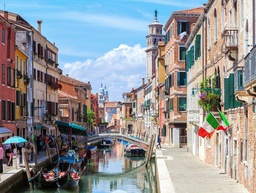
//> input picture sift pokusaj implementacije/build-sift_implementacija-Desktop_Qt_6_2_3_MinGW_64_bit-Debug/venecija.jpg, 256 x 193 px, shrunk from 920 x 695 before the run
$ ./main   (built with g++ and OpenCV 4)
//> lines starting //> are read from the running program, lines starting //| are printed output that depends on the picture
/**********************************************************************************************************\
Ova implementacija je preuzeta sa:
https://github.com/Saleh-I/SIFT/blob/master/SIFT/main.cpp
Postoji više problema sa ovom implementacijom koje sam pokušao riješiti, a glavni je to da se nepravilno
identifikuju tačke od interesa, a za što nisam uspio pronaći adekvatno rješenje. Međutim, ovaj kod ipak
prilažem uz izvještaj, jer može poslužiti kao osnova za neki budući rad na SIFT-u, te doprinijeti njegovom
razumijevanju s obzirom da su sve funkcije potrebne SIFT detektor i SIFT deskriptor implementirane ručno
uz preporuke date u originalnom radu "Distinctive Image Features from Scale-Invariant Keypoints" autora
David Lowe-a.
***********************************************************************************************************/

#include<iostream>
#include<opencv2\opencv.hpp>
#include <opencv2/imgcodecs.hpp>
#include <opencv2/imgproc.hpp>
#include<opencv2\core\core.hpp>
#include<opencv2\highgui.hpp>
#include<opencv2\features2d.hpp>
#include <algorithm>
#include <tuple>

using namespace std;
using namespace cv;

class Sift_feature
{
public:

    Mat generate_base_img(Mat scr) {
        /*
        generate base image
        inputs:
         - source image of size (r, c).
        outputs:
         - blurred image of size (2*r, 2*c).
        */
        GaussianBlur(scr, scr, Size(0, 0), 0.5, 0.5);
        resize(scr, scr, Size(0, 0), 2, 2, INTER_LINEAR);
        return scr;
    }

    //-------------------------------------------------------------------------------

    int compute_Number_Of_Octaves(Size image_shape) {
        /*
        compute number of octaves
        inputs:
        - size of the image.
        outputs:
        - number of octaves (integer number).
        */
        return int(round(log(min(image_shape.height, image_shape.width)) / log(2) - 1));
    }

    //-------------------------------------------------------------------------------

    vector<double> generate_sigmas(double sigma, int num_intervals) {
        /*
        generate sigma values for blurring
        inputs:
        - sigma value.
        - number of intervals
        outputs:
        - vector of double values.
        */
        double new_sigma;
        int num_images_per_octave = num_intervals + 3;
        double k = pow(2, (1. / num_intervals));
        vector<double> sigmas;
        sigmas.push_back(sigma);

        for (int i = 1; i < num_images_per_octave; i++)
        {
            new_sigma = pow(k, i) * sigma;
            sigmas.push_back(new_sigma);
        }

        return sigmas;
    }

    //-------------------------------------------------------------------------------

    tuple<vector<vector<Mat>>, vector<vector<Mat>>> Create_Scale_Space(Mat scr, int num_intervals, vector<double> sigmas) {
        /*
        create scale space and difference of gaussian images
        inputs:
        - input image.
        - number of intervals.
        - vector of sigma values.
        outputs:
        - tuple of scale space and difference of gaussian images.
        */
        int num_octaves = compute_Number_Of_Octaves(scr.size());
        // define vector of vectors of mats for both scale space and DoG images.
        vector<vector<Mat>> scale_space;
        vector<vector<Mat>> DoG;
        // initialize both scale space and DoG
        for (int oct = 0; oct < num_octaves; oct++)
        {
            scale_space.push_back(vector<Mat>(num_intervals + 3));
            DoG.push_back(vector<Mat>(num_intervals + 2));
        }
        // blur the base image with first sigma value
        GaussianBlur(scr, scr, Size(0, 0), sigmas[0], sigmas[0]);
        // copy the blurred image to the first octave and first scale image
        scr.copyTo(scale_space[0][0]);
        // two for loops for compute scale images and DoG images in all octaves
        for (int oct = 0; oct < num_octaves; oct++)
        {

            for (int scale = 1; scale < num_intervals + 3; scale++)
            {
                GaussianBlur(scale_space[oct][scale - 1], scale_space[oct][scale], Size(0, 0), sigmas[scale], sigmas[scale]);
                DoG[oct][scale - 1] = scale_space[oct][scale] - scale_space[oct][scale - 1];
            }

            // downsampling until reach the final octave
            if (oct < num_octaves - 1)
            {
                resize(scale_space[oct][0], scale_space[oct + 1][0], Size(0, 0), 0.5, 0.5, INTER_LINEAR);
            }

        }
        return make_tuple(scale_space, DoG);
    }

    //-------------------------------------------------------------------------------

    vector<KeyPoint> Extrema(vector<vector<Mat>> DoG, vector<vector<Mat>> scale_images, int num_intervals, double sigma) {
        tuple<Point, int> candidate;
        double threshold = floor(0.5 * 0.04 / num_intervals * 255); // contrast_threshold=0.04
        vector<KeyPoint> keypoints;
        for (int oct = 0; oct < DoG.size(); oct++)
        {
            for (int scale = 1; scale < DoG[0].size() - 1; scale++)
            {
                for (int i = 5; i < DoG[oct][0].size().height - 5; i++)
                {
                    for (int j = 5; j < DoG[oct][0].size().width - 5; j++)
                    {
                        if (is_it_extremum(DoG[oct][scale](Rect(j - 1, i - 1, 3, 3)),
                            DoG[oct][scale + 1](Rect(j - 1, i - 1, 3, 3)),
                            DoG[oct][scale - 1](Rect(j - 1, i - 1, 3, 3)), threshold)) {

                            candidate = localize_Extremum(i, j, scale, DoG[oct], oct);
                            if (get<0>(candidate).x != -1 && get<0>(candidate).y != -1)
                            {
                                vector<float> Orientations = compute_orientation(get<0>(candidate), oct, scale, scale_images[oct][get<1>(candidate)]);

                                for (int angle = 0; angle < Orientations.size(); angle++)
                                {
                                    KeyPoint key;
                                    key.angle = Orientations[angle];
                                    key.pt = get<0>(candidate);
                                    key.octave = oct;
                                    key.size = get<1>(candidate);
                                    keypoints.push_back(key);
                                }

                            }
                        }

                    }
                }

            }
        }
        vector<KeyPoint> unique_keys;
        unique_keys = remove_duplicate(keypoints);
        return unique_keys;
    }

    //-------------------------------------------------------------------------------

    bool is_it_extremum(Mat current_k, Mat k_up, Mat k_down, double threshold) {
        /*
        check if the center pixel is extremum among its 26 neighbors.
        inputs:
        - current kernel.
        - kernel up.
        - kernel down.
        - threshold value.
        outputs:
        - boolean value indicates if the center pixel is extremum or not.
        */
        float center_pixel = current_k.at<float>(1, 1);
        if (abs(center_pixel) > threshold)
        {
            MatConstIterator_<float> it_curr = current_k.begin<float>(), it_curr_end = current_k.end<float>();
            MatConstIterator_<float> it_curr_before_center = next(current_k.begin<float>(), 4);
            MatConstIterator_<float> it_curr_after_center = next(current_k.begin<float>(), 5);

            MatConstIterator_<float> it_up = k_up.begin<float>(), it_up_end = k_up.end<float>();

            MatConstIterator_<float> it_down = k_down.begin<float>(), it_down_end = k_down.end<float>();

            if (all_of(it_up, it_up_end, [center_pixel](float i) {return center_pixel > i; })
                && all_of(it_down, it_down_end, [center_pixel](float i) {return center_pixel > i; })
                && all_of(it_curr, it_curr_before_center, [center_pixel](float i) { return center_pixel > i; })
                && all_of(it_curr_after_center, it_curr_end, [center_pixel](float i) {return center_pixel > i; }))
            {
                return true;
            }
            else if (all_of(it_up, it_up_end, [center_pixel](float i) {return center_pixel < i; })
                && all_of(it_down, it_down_end, [center_pixel](float i) {return center_pixel < i; })
                && all_of(it_curr, it_curr_before_center, [center_pixel](float i) {return center_pixel < i; })
                && all_of(it_curr_after_center, it_curr_end, [center_pixel](float i) {return center_pixel < i; }))
            {
                return true;
            }

        }
        return false;
    }
    //-------------------------------------------------------------------------------


    tuple<Point, int> localize_Extremum(int ii, int jj, int sc, vector<Mat> Octave, int octave_index) {
        /*
        obtain the interpolated estimate of the location of the extremum.
        inputs:
        - coordinates of the extremum (i, j, scale).
        - octave images.
        - octave index.
        outputs:
        - actual extremum point and the corresponding scale.
        */
        Point P;
        Mat gradient, Hessian, extremum_update;
        Mat current_img, img_up, img_down;
        int previous_scale = -1;
        int attempt;
        for (attempt = 0; attempt < 5; attempt++)
        {
            Octave[sc].copyTo(current_img);
            Octave[sc + 1].copyTo(img_up);
            Octave[sc - 1].copyTo(img_down);
            // normalize images into range [0-1]
            if (previous_scale != sc)
            {
                previous_scale = sc;
                normalize(current_img, current_img, 0, 1, NORM_MINMAX);
                normalize(img_up, img_up, 0, 1, NORM_MINMAX);
                normalize(img_down, img_down, 0, 1, NORM_MINMAX);
            }
            // compute gradient
            gradient = compute_gradient(current_img(Rect(jj - 1, ii - 1, 3, 3)),
                img_up(Rect(jj - 1, ii - 1, 3, 3)), img_down(Rect(jj - 1, ii - 1, 3, 3)));
            // compute Hessian matrix
            Hessian = compute_Hessian(current_img(Rect(jj - 1, ii - 1, 3, 3)),
                img_up(Rect(jj - 1, ii - 1, 3, 3)), img_down(Rect(jj - 1, ii - 1, 3, 3)));
            // compute the location of the extremum
            solve(Hessian, gradient, extremum_update);
            extremum_update = - extremum_update;
            // stop if the offset is less than 0.5 in all of its three dimensions
            if (abs(extremum_update.at<float>(0)) < 0.5 && abs(extremum_update.at<float>(1)) < 0.5 && abs(extremum_update.at<float>(2)) < 0.5)
            {
                break;
            }
            // update coordinates
            ii += int(round(extremum_update.at<float>(1)));
            jj += int(round(extremum_update.at<float>(0)));
            sc += int(round(extremum_update.at<float>(2)));
            //check if extremum is outside the image
            if (ii < 5 || ii > current_img.size().height - 5 || jj < 5 || jj > current_img.size().width - 5 || sc < 1 || sc >= Octave.size() - 1)
            {
                P.x = -1;
                P.y = -1;
                return make_tuple(P, -1);
            }
        }
        if (attempt >= 4)
        {
            P.x = -1;
            P.y = -1;
            return make_tuple(P, -1);
        }
        // elemnating low contrast
        if (abs(current_img.at<float>(ii, jj) < 0.03)) // CONTRAST_THRESHOLD = 0.03
        {
            P.x = -1;
            P.y = -1;
            return make_tuple(P, -1);
        }
        // eleminating edges
        double trace = Hessian.at<float>(0, 0) + Hessian.at<float>(1, 1);
        double deter = Hessian.at<float>(0, 0) * Hessian.at<float>(1, 1) - Hessian.at<float>(0, 1) * Hessian.at<float>(1, 0);
        double curvature = (trace*trace / deter);
        if (deter < 0 || curvature > 10)   // curv_threshold = 10
        {
            P.x = -1;
            P.y = -1;
            return make_tuple(P, -1);
        }
        P.x = jj * pow(2, octave_index);
        P.y = ii * pow(2, octave_index);

        return make_tuple(P, sc);
    }

    //-------------------------------------------------------------------------------
    Mat compute_gradient(Mat current, Mat up, Mat down) {
        double dx, dy, dsigma;
        dx = 0.5 * (current.at<float>(1, 2) - current.at<float>(1, 0));
        dy = 0.5 * (current.at<float>(2, 1) - current.at<float>(0, 1));
        dsigma = 0.5 * (up.at<float>(1, 1) - down.at<float>(1, 1));
        Mat gradient = (Mat_<float>(3,1) << dx, dy, dsigma);

        return gradient;
    }

    //-------------------------------------------------------------------------------

    Mat compute_Hessian(Mat current, Mat up, Mat down) {
        double dxx, dyy, dss, dxy, dxs, dys;
        dxx = current.at<float>(1, 2) - 2 * current.at<float>(1, 1) + current.at<float>(1, 0);
        dyy = current.at<float>(2, 1) - 2 * current.at<float>(1, 1) + current.at<float>(0, 1);
        dss = up.at<float>(1, 1) - 2 * current.at<float>(1, 1) + down.at<float>(1, 1);
        dxy = 0.25 * (current.at<float>(2, 2) - current.at<float>(0, 2) - current.at<float>(2, 0) + current.at<float>(0, 0));
        dxs = 0.25 * (up.at<float>(1, 2) - down.at<float>(1, 2) - up.at<float>(1, 0) + down.at<float>(1, 0));
        dys = 0.25 * (up.at<float>(2, 1) - down.at<float>(2, 1) - up.at<float>(0, 1) + down.at<float>(0, 1));
        Mat Hessian = (Mat_<float>(3, 3) << dxx, dxy, dxs,
            dxy, dyy, dys,
            dxs, dys, dss);
        return Hessian;
    }


    //-------------------------------------------------------------------------------

    vector<float> compute_orientation(Point P, int octave, int scale, Mat gaussian_image) {

        double sigma = scale * 1.5;
        vector<float> Orientations;
        Mat kernel = gaussian_kernel(sigma);
        int radius = int(2 * ceil(sigma) + 1);
        int x, y;
        double weight;
        Mat raw_histogram = Mat::zeros(36, 1, CV_64FC1); // num_bins  = 36


        for (int i = -radius; i <= radius; i++)
        {
            y = int(round((P.y / pow(2, octave)))) + i;
            if (y <= 0 || y >= gaussian_image.rows - 1) continue;

            for (int j = -radius; j <= radius; j++)
            {
                x = int(round((P.x / pow(2, octave)))) + j;
                if (x <= 0 || x >= gaussian_image.cols - 1) continue;

                double dx = gaussian_image.at<float>(y, x + 1) - gaussian_image.at<float>(y, x - 1);
                double dy = gaussian_image.at<float>(y + 1, x) - gaussian_image.at<float>(y - 1, x);
                double magnitude = sqrt(dx * dx + dy * dy);
                double orientation = atan2(dy, dx)  * (180.0 / 3.14159265);

                if (orientation < 0) orientation = orientation + 360;

                int histogram_index = int(floor(orientation * 36.0 / 360.0));
                /*Each sample added to the histogram is weighted by its gradient magnitude
                and by a Gaussian-weighted circular window with a  that is 1.5 times that of the scale
                of the keypoint.*/
                weight = kernel.at<double>(j + radius, i + radius) * magnitude;
                raw_histogram.at<double>(histogram_index, 0) += weight;

            }
        }

        /*Finally, a parabola is fit to the 3 histogram values closest to each peak to interpolate the peak position
        for better accuracy.
        You can find more details from here: https://ccrma.stanford.edu/~jos/sasp/Quadratic_Interpolation_Spectral_Peaks.html
        */

        double maxVal;
        Point maxLoc;
        double left_value, right_value, orientation, interpolated_peak_index;
        minMaxLoc(raw_histogram, NULL, &maxVal, NULL, &maxLoc);

        for (int bin = 0; bin < raw_histogram.rows; bin++)
        {
            if (raw_histogram.at<double>(bin, 0) >= (0.8 * maxVal))
            {
                if (bin == 0) left_value = raw_histogram.at<double>(35, 0);
                else left_value = raw_histogram.at<double>(bin - 1, 0);

                if (bin == 35) right_value = raw_histogram.at<double>(0, 0);
                else right_value = raw_histogram.at<double>(bin + 1, 0);

                interpolated_peak_index = bin + 0.5 * (left_value - right_value) / (left_value - 2 * raw_histogram.at<double>(bin, 0) + right_value);
                orientation = interpolated_peak_index * 360.0 / 36.0;

                if (orientation < 0 || orientation >= 360) orientation = abs(360 - abs(orientation));
                Orientations.push_back(orientation);
            }
        }
        return Orientations;

    }


    //-------------------------------------------------------------------------------
    vector<KeyPoint> remove_duplicate(vector<KeyPoint> keypoints) {
        vector<KeyPoint> unique_keypoints;

        if (keypoints.size() < 2)
        {
            return keypoints;
        }

        struct myclass {
            bool operator() (KeyPoint key1, KeyPoint key2) {
                if (key1.pt.x != key2.pt.x)
                {
                    return (key1.pt.x < key2.pt.x);
                }
                else
                {
                    return (key1.pt.y < key2.pt.y);
                }
            }
        } myobject;
        sort(keypoints.begin(), keypoints.end(), myobject);

        unique_keypoints.push_back(keypoints[0]);
        for (int i = 1; i < keypoints.size(); i++)
        {
            if (unique_keypoints.back().pt.x != keypoints[i].pt.x || unique_keypoints.back().pt.y != keypoints[i].pt.y || unique_keypoints.back().angle != keypoints[i].angle)
            {
                unique_keypoints.push_back(keypoints[i]);
            }
        }

        return unique_keypoints;
    }

    //-------------------------------------------------------------------------------

    Mat gaussian_kernel(double sigma) {
        /* https://theailearner.com/2019/05/06/gaussian-blurring/
        For Gaussian, we know that 99.3% of the distribution falls within 3 standard deviations after
        which the values are effectively close to zero. So, we limit the kernel size to contain only
        values within 3? from the mean. This approximation generally yields a result sufficiently
        close to that obtained by the entire Gaussian distribution.*/

        /*Note: The approximated kernel weights would not sum exactly 1 so, normalize the weights
        by the overall kernel sum. Otherwise, this will cause darkening or brightening of the image.
        A normalized 3×3 Gaussian filter is shown below (See the weight distribution)*/

        /*First, the Gaussian kernel is linearly separable. This means we can break
        any 2-d filter into two 1-d filters. Because of this, the computational complexity
        is reduced from O(n2) to O(n). Lets see an example*/
        int r = ceil(3 * sigma);
        Mat kernel(2 * r + 1, 2 * r + 1, CV_64FC1);
        for (int i = -r; i <= r; i++)
        {
            for (int j = -r; j <= r; j++)
            {
                kernel.at<double>(i + r, j + r) = exp(-(i*i + j*j) / (2.0 * sigma*sigma));
            }
        }
        kernel = kernel / sum(kernel);
        return kernel;
    }

    //-------------------------------------------------------------------------------

    vector<Mat> descriptor(vector<KeyPoint> keypoints, vector<vector<Mat>> scale_space) {
        int w = 16;
        Mat kernel = gaussian_kernel(w / 6.0);
        Mat feature_vector = Mat::zeros(128, 1, CV_64FC1);
        vector<Mat> features;
        for (int kp = 0; kp < keypoints.size(); kp++)
        {
            int octave = keypoints[kp].octave;
            int scale = keypoints[kp].size;
            int y_c = keypoints[kp].pt.y / pow(2, octave);
            int x_c = keypoints[kp].pt.x / pow(2, octave);

            Mat magnitude = Mat::zeros(Size(17, 17), CV_64FC1);
            Mat orientation = Mat::zeros(Size(17, 17), CV_64FC1);

            Mat gaussian_image = scale_space[octave][scale];
            if (x_c - w/2 >0 && y_c - w/2 > 0 && x_c + w/2 < gaussian_image.cols -1 && y_c + w/2 < gaussian_image.rows -1)
            {
                for (int i = -w / 2; i <= w / 2; i++)
                {
                    int y = y_c + i;
                    for (int j = -w / 2; j <= w / 2; j++)
                    {
                        int x = x_c + j;

                        double dx = gaussian_image.at<float>(y, x + 1) - gaussian_image.at<float>(y, x - 1);
                        double dy = gaussian_image.at<float>(y + 1, x) - gaussian_image.at<float>(y - 1, x);
                        magnitude.at<double>(i + w/2, j + w/2) = sqrt(dx * dx + dy * dy);
                        double theta = atan2(dy, dx)  * (180.0 / 3.14159265);
                        if (theta < 0) theta = theta + 360;
                        orientation.at<double>(i + w/2, j + w/2) = theta;

                    }
                }
                Mat weighted_grad = magnitude.mul(kernel);
                Mat Q, hist_Q;
                for (int i = 0; i <=13 ; i = i+4)
                {
                    int m = 0;
                    for (int j = 0; j <=13; j = j+4)
                    {
                        Q = orientation(Rect(i, j, 4, 4));
                        hist_Q = compute_hist(Q);
                        hist_Q.copyTo(feature_vector(Rect(0, m, 1, 8)));
                        m = m + 8;
                        if (j == 4) j = j + 1;
                    }
                    if (i == 4) i = i + 1;
                }
                feature_vector = feature_vector / max(1e-6, norm(feature_vector, NORM_L2));
                threshold(feature_vector, feature_vector, 0.2, 255,THRESH_TRUNC);
                feature_vector = feature_vector / max(1e-6, norm(feature_vector, NORM_L2));
                features.push_back(feature_vector);
            }
        }
        return features;
    }

    //-------------------------------------------------------------------------------

    Mat compute_hist(Mat scr) {
        Mat hist = Mat::zeros(8, 1, CV_64FC1);
        int value = 0;
        int quantize_value;
        for (int i = 0; i < scr.rows; i++)
        {
            for (int j = 0; j < scr.cols; j++)
            {
                value = scr.at<double>(i, j);
                quantize_value = quantize_orientation(value);
                hist.at<double>(quantize_value) = hist.at<double>(quantize_value) + 1;
            }
        }
        return hist;
    }

    //-------------------------------------------------------------------------------

    int quantize_orientation(double angle) {
        return floor(angle / 45.0);
    }

    //-------------------------------------------------------------------------------
};


int main() {

    Mat img, img2, scr, scr2, base_img, base_img2;

    img=imread("venecija.jpg", 0);
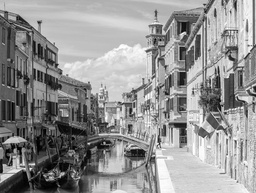
//> img: 193 rows x 256 cols, CV_8UC1; min 0, max 255, mean 146
    img2 = imread("venecija2.jpg", 0);
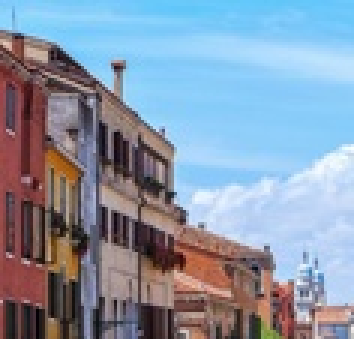
//> input picture sift pokusaj implementacije/build-sift_implementacija-Desktop_Qt_6_2_3_MinGW_64_bit-Debug/venecija2.jpg, 118 x 113 px, shrunk from 424 x 406 before the run (shown 3 times larger)
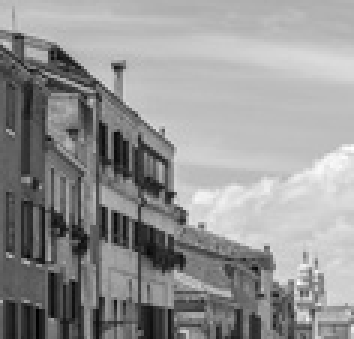
//> img2: 113 rows x 118 cols, CV_8UC1 (shown 3 times larger); min 0, max 255, mean 147.9
    img.convertTo(scr, CV_32FC1);
    img2.convertTo(scr2, CV_32FC1);
//> (the rest of the program and of its run is left out)
